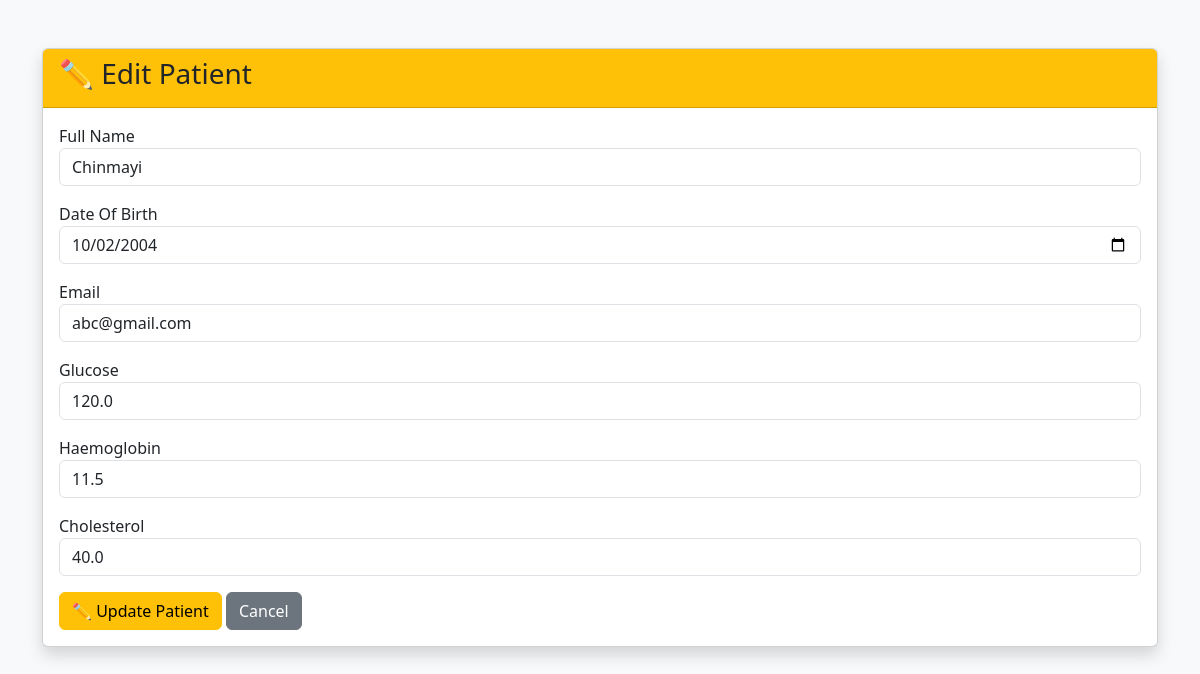
Screenshot of /edit/1 with the database file from the repository.
### tables this page shows
CREATE TABLE patients(
        id INTEGER PRIMARY KEY AUTOINCREMENT,
        name TEXT NOT NULL,
        dob TEXT NOT NULL,
        email TEXT NOT NULL,
        glucose REAL NOT NULL,
        haemoglobin REAL NOT NULL,
        cholesterol REAL NOT NULL,
        remarks TEXT
    );

### app.py (the view, shortened to what this page needs)
@app.route(
    "/edit/<int:patient_id>",
    methods=["GET", "POST"]
)
def edit_patient(patient_id):
    patient = get_patient_by_id(
        patient_id
    )
    return render_template(
        "edit_patient.html",
        patient=patient
    )

### database.py (called while the page is built)
def get_patient_by_id(patient_id):
    conn = sqlite3.connect(
        "database/patients.db"
    )
    cursor = conn.cursor()
    cursor.execute(
        "SELECT * FROM patients WHERE id=?",
        (patient_id,)
    )
    patient = cursor.fetchone()
    conn.close()
    return patient

### templates/edit_patient.html (shortened to what this page needs)
<!DOCTYPE html>
<html>
<head>
    <link href="https://cdn.jsdelivr.net/npm/bootstrap@5.3.3/dist/css/bootstrap.min.css"
          rel="stylesheet">
</head>
<body class="bg-light">
<div class="container mt-5">
    <div class="card shadow">
        <div class="card-header bg-warning">
            <h3>
                ✏️ Edit Patient
            </h3>
        </div>
        <div class="card-body">
            <form method="POST">
                <div class="mb-3">
                    <label>Full Name</label>
                    <input
                        type="text"
                        class="form-control"
                        name="name"
                        value="{{ patient[1] }}"
                        required>
                </div>
                <div class="mb-3">
                    <label>Date Of Birth</label>
                    <input
                        type="date"
                        class="form-control"
                        name="dob"
                        value="{{ patient[2] }}"
                        required>
                </div>
                <div class="mb-3">
                    <label>Email</label>
                    <input
                        type="email"
                        class="form-control"
                        name="email"
                        value="{{ patient[3] }}"
                        required>
                </div>
                <div class="mb-3">
                    <label>Glucose</label>
                    <input
                        type="number"
                        step="0.01"
                        class="form-control"
                        name="glucose"
                        value="{{ patient[4] }}"
                        required>
                </div>
                <div class="mb-3">
                    <label>Haemoglobin</label>
                    <input
                        type="number"
                        step="0.01"
                        class="form-control"
                        name="haemoglobin"
                        value="{{ patient[5] }}"
                        required>
                </div>
                <div class="mb-3">
                    <label>Cholesterol</label>
                    <input
                        type="number"
                        step="0.01"
                        class="form-control"
                        name="cholesterol"
                        value="{{ patient[6] }}"
                        required>
                </div>
                <button
                    type="submit"
                    class="btn btn-warning">
                    ✏️ Update Patient
                </button>
                <a href="/patients"
                   class="btn btn-secondary">
                    Cancel
                </a>
            </form>
        </div>
    </div>
</div>
</body>
</html>

### rows the page displays
patients: name "Chinmayi", dob "10/02/2004", email "abc@gmail.com", glucose "120.0", haemoglobin "11.5", cholesterol "40.0"
